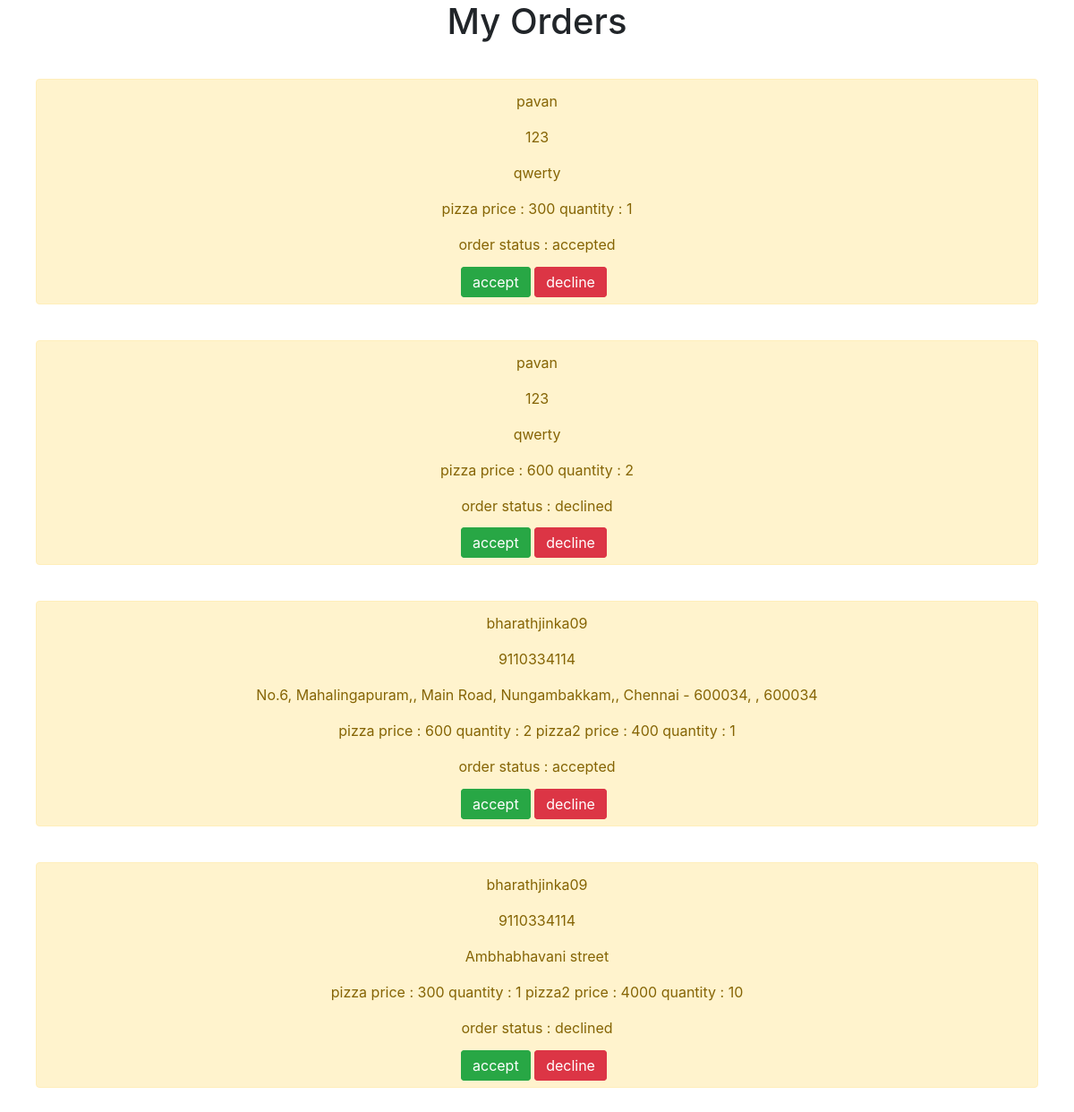
The page /adminorders/ on the database its author committed.
### pizzaapp/models.py (models this page shows)
class OrderModel(models.Model):
	username = models.CharField(max_length = 10)
	phoneno = models.CharField(max_length = 10)
	address = models.CharField(max_length = 10)
	ordereditems = models.CharField(max_length = 10)
	status = models.CharField(max_length = 10)

### pizzaapp/views.py (the view)
# urls.py: path('adminorders/',adminorders),
def adminorders(request):
	orders = OrderModel.objects.all()
	context = {'orders' : orders}
	return render(request,'pizzaapp/adminorders.html',context)

### templates/pizzaapp/adminorders.html
{% extends 'base.html' %}
{% block content %}
<h1 style="text-align: center">My Orders</h1>
{% for order in orders %}
<div style="margin: 40px" class="alert alert-warning" role = "alert">
	<p style="text-align: center;">{{order.username}}</p>
	<p style="text-align: center;">{{order.phoneno}}</p>
	<p style="text-align: center;">{{order.address}}</p>
	<p style="text-align: center;">{{order.ordereditems}}</p>
	<p style="text-align: center;">order status : {{order.status}}</p>
	<div class="container" style="width: 200px;margin: auto">
		<a href="/acceptorder/{{order.id}}/" style="display: inline;" class="btn btn-success">accept</a>
	<a href="/declineorder/{{order.id}}/" style="display: inline" class="btn btn-danger">decline</a>
	</div>
</div>
{% endfor %}
{% endblock %}

### templates/base.html (shortened to what this page needs)
<!DOCTYPE html>
<html>
<head>
	<link rel="stylesheet" href="https://stackpath.bootstrapcdn.com/bootstrap/4.5.0/css/bootstrap.min.css">
</head>
<body>
{% block content %}
{% endblock %}
</body>
</html>

### rows shown on the page
OrderModel: username "pavan", phoneno "123", address "qwerty", ordereditems "pizza price : 300 quantity : 1", status "accepted"
OrderModel: username "pavan", phoneno "123", address "qwerty", ordereditems "pizza price : 600 quantity : 2", status "declined"
OrderModel: username "bharathjinka09", phoneno "9110334114", address "No.6, Mahalingapuram,, Main Road, Nungambakkam,, Chennai - 600034, , 600034", ordereditems "pizza price : 600 quantity : 2 pizza2 price : 400 quantity : 1", status "accepted"
OrderModel: username "bharathjinka09", phoneno "9110334114", address "Ambhabhavani street", ordereditems "pizza price : 300 quantity : 1 pizza2 price : 4000 quantity : 10", status "declined"
